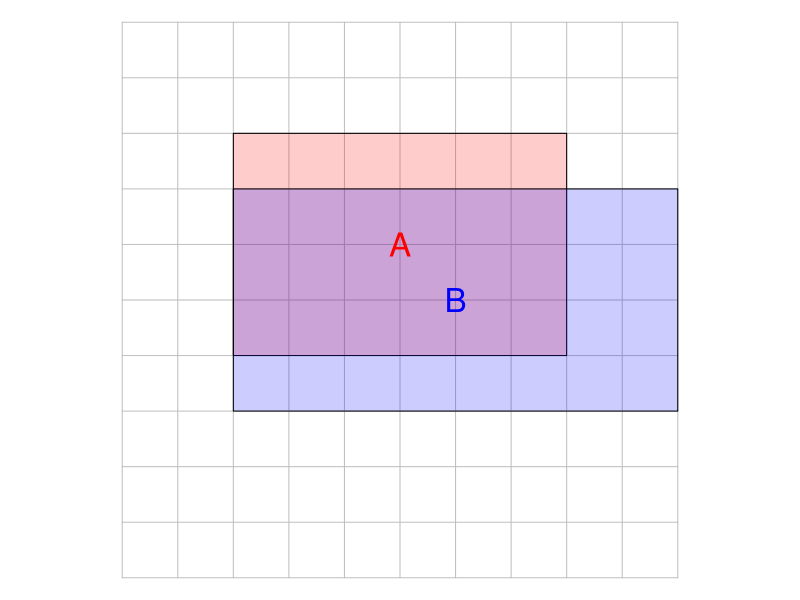

This figure's R source:
## ---- chunk 1

while(T){
    hw = sample(2:8,4,T)
    h1 = hw[1]
    w1 = hw[2]
    h2 = hw[3]
    w2 = hw[4]
    x1 = sample(0:(10-w1),1)
    y1 = sample(0:(10-h1),1)
    x2 = sample(0:(10-w2),1)
    y2 = sample(0:(10-h2),1)
    mA = matrix(rep(0,100),10)
    mB = matrix(rep(0,100),10)
    mI = matrix(rep(0,100),10)
    mU = matrix(rep(0,100),10)
    moA = matrix(rep(0,100),10)
    moB = matrix(rep(0,100),10)
    for(i in 1:10){
        for(j in 1:10){
            if(i>x1 && i<=(x1+w1) && j>y1 && j<=(y1+h1)){
                mA[j,i] = 1
            }
            if(i>x2 && i<=(x2+w2) && j>y2 && j<=(y2+h2)){
                mB[j,i] = 1
            }
            if(mA[j,i]==1 && mB[j,i]==1){mI[j,i]=1}
            if(mA[j,i]==1 || mB[j,i]==1){mU[j,i]=1}
            if(mA[j,i]==1 && mB[j,i]==0){moA[j,i]=1}
            if(mA[j,i]==0 && mB[j,i]==1){moB[j,i]=1}
        }
    }
    A = sum(mA)
    B = sum(mB)
    I = sum(mI)
    U = sum(mU)
    oA = sum(moA)
    oB = sum(moB)
    nC = 100-U
    aaa = c(oA,oB,I,U,A,B,nC)
    if(length(unique(aaa))==7 && min(aaa)>0 && !(x1+w1/2==x2+w2/2 && y1+h1/2==y2+h2/2)){break}
}

a = sort(aaa)
al = paste0("* ",a,"\n",collapse="")
s1 = paste0(1*(a==A),collapse="")
s2 = paste0(1*(a==B),collapse="")
s3 = paste0(1*(a==I),collapse="")
s4 = paste0(1*(a==U),collapse="")
s5 = paste0(1*(a==oA),collapse="")
s6 = paste0(1*(a==oB),collapse="")
s7 = paste0(1*(a==nC),collapse="")

## ---- chunk 2
par(mar=c(0,0,0,0),pty="s")
plot(0,0,"n",axes=F,ann=F,xlim=c(0,10),ylim=c(0,10))
for(i in 0:10){
    lines(c(0,10),c(i,i),col="grey")
    lines(c(i,i),c(0,10),col="grey")
}
polygon(c(x1,x1,x1+w1,x1+w1),c(y1,y1+h1,y1+h1,y1),col=rgb(1,0,0,0.2))
polygon(c(x2,x2,x2+w2,x2+w2),c(y2,y2+h2,y2+h2,y2),col=rgb(0,0,1,0.2))
text(x1+w1/2,y1+h1/2,"A",col="red",cex=2)
text(x2+w2/2,y2+h2/2,"B",col="blue",cex=2)
